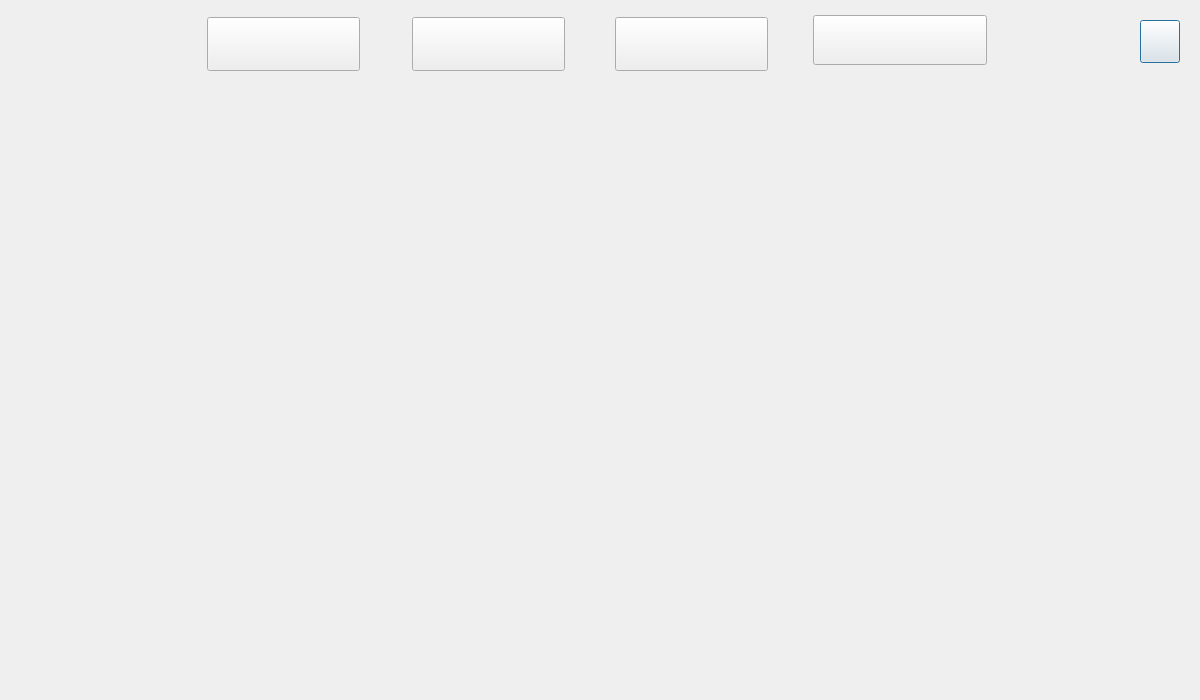
<?xml version="1.0" encoding="UTF-8"?>
<ui version="4.0">
 <class>SyllabusMusicDlg</class>
 <widget class="QDialog" name="SyllabusMusicDlg">
  <property name="geometry">
   <rect>
    <x>0</x>
    <y>0</y>
    <width>1200</width>
    <height>700</height>
   </rect>
  </property>
  <property name="sizePolicy">
   <sizepolicy hsizetype="Preferred" vsizetype="Preferred">
    <horstretch>0</horstretch>
    <verstretch>0</verstretch>
   </sizepolicy>
  </property>
  <property name="minimumSize">
   <size>
    <width>1200</width>
    <height>700</height>
   </size>
  </property>
  <property name="maximumSize">
   <size>
    <width>16777215</width>
    <height>16777215</height>
   </size>
  </property>
  <property name="windowTitle">
   <string>Dialog</string>
  </property>
  <widget class="QPushButton" name="_pCloseBtn">
   <property name="geometry">
    <rect>
     <x>1140</x>
     <y>20</y>
     <width>40</width>
     <height>43</height>
    </rect>
   </property>
   <property name="sizePolicy">
    <sizepolicy hsizetype="Preferred" vsizetype="Preferred">
     <horstretch>0</horstretch>
     <verstretch>0</verstretch>
    </sizepolicy>
   </property>
   <property name="minimumSize">
    <size>
     <width>40</width>
     <height>43</height>
    </size>
   </property>
   <property name="cursor">
    <cursorShape>PointingHandCursor</cursorShape>
   </property>
   <property name="text">
    <string/>
   </property>
  </widget>
  <widget class="QPushButton" name="_pTitleBtn_1">
   <property name="geometry">
    <rect>
     <x>207</x>
     <y>17</y>
     <width>153</width>
     <height>54</height>
    </rect>
   </property>
   <property name="sizePolicy">
    <sizepolicy hsizetype="Preferred" vsizetype="Preferred">
     <horstretch>0</horstretch>
     <verstretch>0</verstretch>
    </sizepolicy>
   </property>
   <property name="minimumSize">
    <size>
     <width>153</width>
     <height>54</height>
    </size>
   </property>
   <property name="cursor">
    <cursorShape>PointingHandCursor</cursorShape>
   </property>
   <property name="text">
    <string/>
   </property>
  </widget>
  <widget class="QPushButton" name="_pTitleBtn_2">
   <property name="geometry">
    <rect>
     <x>412</x>
     <y>17</y>
     <width>153</width>
     <height>54</height>
    </rect>
   </property>
   <property name="sizePolicy">
    <sizepolicy hsizetype="Preferred" vsizetype="Preferred">
     <horstretch>0</horstretch>
     <verstretch>0</verstretch>
    </sizepolicy>
   </property>
   <property name="minimumSize">
    <size>
     <width>153</width>
     <height>54</height>
    </size>
   </property>
   <property name="cursor">
    <cursorShape>PointingHandCursor</cursorShape>
   </property>
   <property name="text">
    <string/>
   </property>
  </widget>
  <widget class="QPushButton" name="_pTitleBtn_3">
   <property name="geometry">
    <rect>
     <x>615</x>
     <y>17</y>
     <width>153</width>
     <height>54</height>
    </rect>
   </property>
   <property name="sizePolicy">
    <sizepolicy hsizetype="Preferred" vsizetype="Preferred">
     <horstretch>0</horstretch>
     <verstretch>0</verstretch>
    </sizepolicy>
   </property>
   <property name="minimumSize">
    <size>
     <width>153</width>
     <height>54</height>
    </size>
   </property>
   <property name="cursor">
    <cursorShape>PointingHandCursor</cursorShape>
   </property>
   <property name="text">
    <string/>
   </property>
  </widget>
  <widget class="QPushButton" name="_pTitleBtn_4">
   <property name="geometry">
    <rect>
     <x>813</x>
     <y>15</y>
     <width>174</width>
     <height>50</height>
    </rect>
   </property>
   <property name="sizePolicy">
    <sizepolicy hsizetype="Preferred" vsizetype="Preferred">
     <horstretch>0</horstretch>
     <verstretch>0</verstretch>
    </sizepolicy>
   </property>
   <property name="minimumSize">
    <size>
     <width>174</width>
     <height>50</height>
    </size>
   </property>
   <property name="cursor">
    <cursorShape>PointingHandCursor</cursorShape>
   </property>
   <property name="text">
    <string/>
   </property>
  </widget>
  <widget class="QScrollArea" name="_pWind">
   <property name="geometry">
    <rect>
     <x>1</x>
     <y>72</y>
     <width>1198</width>
     <height>625</height>
    </rect>
   </property>
   <property name="sizePolicy">
    <sizepolicy hsizetype="Preferred" vsizetype="Preferred">
     <horstretch>0</horstretch>
     <verstretch>0</verstretch>
    </sizepolicy>
   </property>
   <property name="minimumSize">
    <size>
     <width>1150</width>
     <height>600</height>
    </size>
   </property>
   <property name="styleSheet">
    <string notr="true"/>
   </property>
   <property name="frameShape">
    <enum>QFrame::NoFrame</enum>
   </property>
   <property name="frameShadow">
    <enum>QFrame::Plain</enum>
   </property>
   <property name="lineWidth">
    <number>0</number>
   </property>
   <property name="widgetResizable">
    <bool>true</bool>
   </property>
   <widget class="QWidget" name="scrollAreaWidgetContents">
    <property name="geometry">
     <rect>
      <x>0</x>
      <y>0</y>
      <width>1198</width>
      <height>625</height>
     </rect>
    </property>
    <property name="minimumSize">
     <size>
      <width>1196</width>
      <height>623</height>
     </size>
    </property>
   </widget>
  </widget>
 </widget>
 <resources/>
 <connections/>
</ui>
